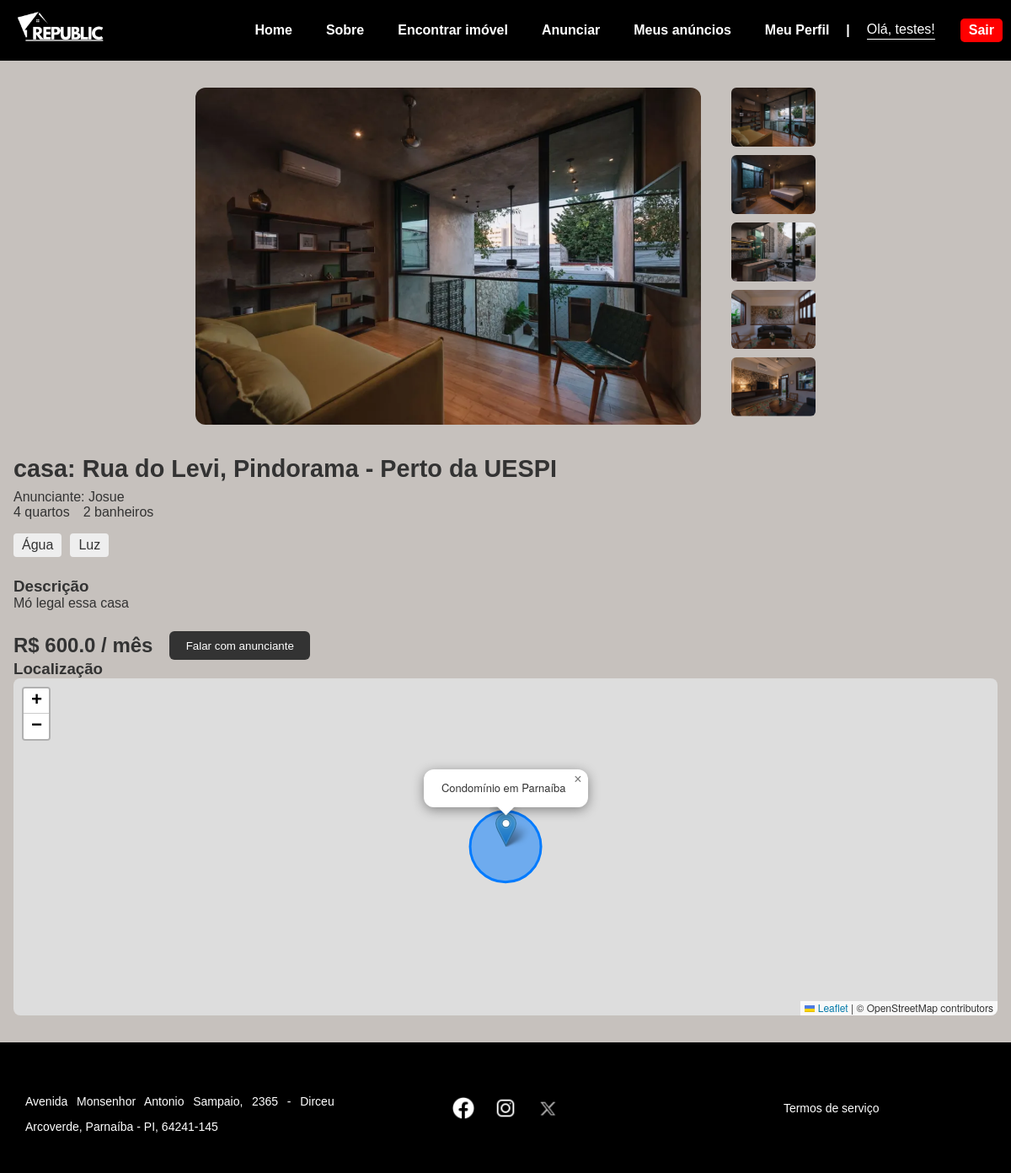
/detalhes_imovel/7 (signed in), run on the app's committed database.
### tables this page shows
CREATE TABLE usuarios (
            id INTEGER PRIMARY KEY AUTOINCREMENT,
            nome TEXT NOT NULL,
            email TEXT NOT NULL UNIQUE,
            senha TEXT NOT NULL,
            celular TEXT
        , tipo_usuario TEXT, telefone TEXT, solicitacao_exclusao INTEGER DEFAULT 0);

CREATE TABLE imoveis (
            id INTEGER PRIMARY KEY AUTOINCREMENT,
            endereco TEXT,
            bairro TEXT,
            numero TEXT,
            cep TEXT,
            complemento TEXT,
            valor REAL,
            quartos INTEGER,
            banheiros INTEGER,
            inclusos TEXT,
            outros TEXT,
            descricao TEXT,
            imagem TEXT,
            tipo TEXT,
            usuario_id INTEGER,
            ativo INTEGER DEFAULT 1,
            FOREIGN KEY (usuario_id) REFERENCES usuarios (id)
        );

### properties.py (the view)
@bp.route('/detalhes_imovel/<int:id>')
def detalhes_imovel(id):
    db = get_db()
    r = db.execute(
        """
        SELECT imoveis.*, usuarios.nome AS dono, usuarios.telefone AS telefone_dono
        FROM imoveis
        JOIN usuarios ON usuarios.id = imoveis.usuario_id
        WHERE imoveis.id = ?
        """, (id,)
    ).fetchone()
    if not r:
        flash('Imóvel não encontrado.', 'danger')
        return redirect(url_for('properties.pesquisa'))
    apt = dict(r)
    apt['inclusos'] = apt['inclusos'].split(',') if apt['inclusos'] else []
    apt['imagens'] = apt['imagem'].split(
        ',') if apt['imagem'] else ['default.jpg']
    return render_template(
        'apt.html',
        apartamento=apt,
        dono_nome=r['dono'],
        telefone_dono=r['telefone_dono'],
        usuario_logado=session.get('usuario_id')
    )

### app.py (called while the page is built)
@app.context_processor
def inject_usuario():
    usuario_nome = tipo_usuario = None
    user_id = g.get('usuario_id')
    if user_id:
        db = get_db()
        param_placeholder = "%s" if current_app.config.get('DATABASE_URL') else "?"
        cur = db.execute(
            f'SELECT nome, tipo_usuario FROM usuarios WHERE id = {param_placeholder}', (user_id,)
        )
        row = cur.fetchone()
        if row:
            usuario_nome = row['nome']
            tipo_usuario = row['tipo_usuario']
    return dict(usuario_nome=usuario_nome, tipo_usuario=tipo_usuario)

@app.before_request
def load_logged_in_user():
    user_id = session.get('usuario_id')
    if user_id is None:
        g.usuario_id = None
    else:
        g.usuario_id = user_id # Armazena o ID do usuário em g para fácil acesso

### database.py (called while the page is built)
def get_db():
    if 'db' not in g:
        db_url = current_app.config.get('DATABASE_URL')
        if db_url: # Ambiente de Produção (Render) - Usar PostgreSQL
            try:
                g.db = psycopg2.connect(db_url)
                g.db.cursor_factory = psycopg2.extras.DictCursor
                print("Conectado ao PostgreSQL.")
            except Exception as e:
                print(f"Erro ao conectar ao PostgreSQL: {e}")
                raise ConnectionError(f"Não foi possível conectar ao banco de dados PostgreSQL: {e}")
        else: # Ambiente de Desenvolvimento (Local) - Usar SQLite
            os.makedirs(os.path.dirname(current_app.config['DATABASE']), exist_ok=True)
            g.db = sqlite3.connect(current_app.config['DATABASE'])
            g.db.row_factory = sqlite3.Row # Permite acessar colunas por nome
            print("Conectado ao SQLite.")
    return g.db

### templates/apt.html (shortened to what this page needs)
{% extends 'base.html' %}
{% block extra_css %}
<link rel="stylesheet" href="{{ url_for('static', filename='css/apt.css') }}">
<link rel="stylesheet" href="{{ url_for('static', filename='css/map.css') }}">
<link rel="stylesheet" href="https://unpkg.com/leaflet/dist/leaflet.css" />
{% endblock %}
{% block content %}
<main class="main-content">
  <div class="image-gallery side-by-side">
    <div class="main-img">
      {% if apartamento.imagens and apartamento.imagens|length > 0 %}
      <img id="current-img" src="{{ url_for('static', filename='img/imoveis/' + apartamento.imagens[0]) }}"
        alt="Imagem principal">
      {% else %}
      <img id="current-img" src="{{ url_for('static', filename='img/imoveis/default.jpg') }}" alt="Imagem padrão">
      {% endif %}
    </div>
    <div class="thumbs">
      {% for img in apartamento.imagens %}
      <img class="thumb" src="{{ url_for('static', filename='img/imoveis/' + img) }}" alt="Imagem"
        onclick="changeImage('{{ img }}')">
      {% endfor %}
    </div>
  </div>
  <section class="details">
    <h2>{{ apartamento.tipo }}: {{ apartamento.endereco }}, {{ apartamento.bairro }}{% if apartamento.complemento %} -
      {{ apartamento.complemento }}{% endif %}</h2>
    <div class="anunciante" style="display: flex; align-items: center; gap: 10px;">
      <span>Anunciante: {{ dono_nome }}</span>
    </div>
    <ul class="info">
      <li>{{ apartamento.quartos }} quartos</li>
      <li>{{ apartamento.banheiros }} banheiros</li>
    </ul>
    <div class="highlights">
      {% for item in apartamento.inclusos %}
      <span>{{ item }}</span>
      {% endfor %}
    </div>
    <section class="description">
      <h3>Descrição</h3>
      <p>{{ apartamento.descricao }}</p>
    </section>
    <div class="price-action">
      <span class="price">R$ {{ apartamento.valor }} / mês</span>
      {% if telefone_dono %}
      {% set telefone_formatado = telefone_dono|replace('(', '')|replace(')', '')|replace('-', '')|replace(' ', '') %}
      {% if usuario_logado %}
      <a href="https://wa.me/55{{ telefone_formatado }}?text=Olá!%20Tenho%20interesse%20em%20reservar%20a%20estadia."
        target="_blank">
        <button class="btn" id="contactAnuncianteBtn">Falar com anunciante</button>
      </a>
      {% else %}
      <a href="{{ url_for('auth.login') }}">
        <button class="btn">Faça login para contatar</button>
      </a>
      {% endif %}
      {% else %}
      <button class="btn" disabled>WhatsApp indisponível</button>
      {% endif %}
    </div>
  </section>
  <section class="map">
    <h3>Localização</h3>
    <div id="map"></div>
  </section>
</main>
{% endblock %}

### templates/base.html (shortened to what this page needs)
<!DOCTYPE html>
<html lang="pt-BR">
<head>
    <link rel="stylesheet" href="{{ url_for('static', filename='css/style.css') }}">
    <link rel="stylesheet" href="{{ url_for('static', filename='css/flash_messages.css') }}">
    {% block extra_css %}{% endblock %}
</head>
<body>
    <header class="header">
        <div class="logo">
            <a href="{{ url_for('index') }}">
                <img src="{{ url_for('static', filename='img/logo/logo_branca.png') }}" alt="Republic Logo">
            </a>
        </div>
        <nav class="nav">
            <a href="{{ url_for('index') }}">Home</a>
            <a href="{{ url_for('sobre') }}">Sobre</a>
            <a href="{{ url_for('properties.pesquisa') }}">Encontrar imóvel</a>
            {% if tipo_usuario == 'anunciante' %}
            <a href="{{ url_for('properties.cadastro_imovel') }}">Anunciar</a>
            <a href="{{ url_for('properties.meus_imoveis') }}">Meus anúncios</a>
            {% endif %}
            {% if usuario_nome %}
            <a href="{{ url_for('auth.perfil') }}">Meu Perfil</a>
            <div class="separator">|</div>
            <div class="user-info">
                <span class="saudacao">Olá, {{ usuario_nome }}!</span>
                <a href="{{ url_for('auth.logout') }}" class="logout-btn">Sair</a>
            </div>
            {% else %}
            <a href="{{ url_for('auth.cadastro') }}">Login / Cadastro</a>
            {% endif %}
        </nav>
    </header>
    <main>
        {% block content %}{% endblock %}
    </main>
    <footer class="footer">
        <div class="footer-content">
            <div class="container text-center">
                <div class="row">
                    <div class="col">
                        <p>Avenida Monsenhor Antonio Sampaio, 2365 - Dirceu Arcoverde, Parnaíba - PI, 64241-145</p>
                    </div>
                    <div class="col">
                        <div class="socials">
                            <a href="#"><img src="{{ url_for('static', filename='img/socials/facebook.png') }}"
                                    alt="Facebook"></a>
                            <a href="#"><img src="{{ url_for('static', filename='img/socials/ig.png') }}"
                                    alt="Instagram"></a>
                            <a href="#"><img src="{{ url_for('static', filename='img/socials/x.webp') }}" alt="X"></a>
                        </div>
                    </div>
                    <div class="col">
                        <a href="{{ url_for('termos') }}">Termos de serviço</a>
                    </div>
                </div>
            </div>
        </div>
    </footer>
</body>
</html>

### static/css/style.css (style rules this page uses)
* { margin: 0; padding: 0; box-sizing: border-box; }
html, body { overflow-x: hidden; width: 100%; / }
body { font-family: Arial, sans-serif; background-color: #c6c1bd; color: #333; }
:root { --cor-primary: #000000; --cor-secundary: #ffffff; --cor-accent: #e7a500; --cor-cta: rgba(255, 255, 255, 0.589); --cor-footer-bg: #000000; --cor-footer-text: #ffffff; }
.header { background: var(--cor-primary); display: flex; align-items: center; justify-content: space-between; padding: 10px; }
.logo img { width: 120px; }
.nav { display: flex; align-items: center; gap: 20px; }
.nav a { color: var(--cor-secundary); text-decoration: none; margin-left: 20px; font-weight: bold; }
.user-info { display: flex; align-items: center; gap: 10px; }
.separator { color: var(--cor-secundary); font-weight: bold; }
.saudacao { color: var(--cor-secundary); border-bottom: 1px solid var(--cor-secundary); padding-bottom: 2px; }
.logout-btn { background-color: red; color: var(--cor-secundary); padding: 5px 10px; border-radius: 5px; text-decoration: none; font-weight: bold; transition: background-color 0.3s; }
.container { padding: 30px 50px; }
.container p { text-align: justify; line-height: 30px; margin-top: 15px; }
.footer { background-color: var(--cor-footer-bg); color: var(--cor-footer-text); padding: 30px 0; font-size: 14px; }
.footer-content .container { max-width: 1200px; margin: 0 auto; padding: 0 20px; }
.footer-content .row { display: flex; justify-content: space-between; align-items: center; flex-wrap: wrap; text-align: center; }
.footer-content .col { flex: 1; padding: 10px; }
.footer-content .socials a img { width: 30px; margin: 0 8px; vertical-align: middle; }
.footer-content a { color: var(--cor-footer-text); text-decoration: none; }

### static/css/apt.css (style rules this page uses)
.main-content { max-width: 1200px; margin: 2rem auto; padding: 0 1rem; }
.image-gallery { display: flex; flex-direction: column; align-items: center; gap: 1rem; }
.image-gallery.side-by-side { flex-direction: row; align-items: flex-start; justify-content: center; }
.main-img img { width: 100%; max-width: 800px; height: auto; border-radius: 12px; }
.image-gallery.side-by-side .main-img img { width: 600px; height: 400px; object-fit: cover; border-radius: 12px; }
.thumbs { display: flex; gap: 10px; flex-wrap: wrap; justify-content: center; }
.image-gallery.side-by-side .thumbs { flex-direction: column; gap: 10px; margin-left: 20px; }
.thumbs img { width: 100px; height: 70px; object-fit: cover; border-radius: 6px; cursor: pointer; transition: transform 0.2s; }
.details { margin-top: 2rem; }
.details h2 { font-size: 1.8rem; margin-bottom: 0.5rem; }
.info { list-style: none; padding: 0; display: flex; flex-wrap: wrap; gap: 1rem; }
.highlights { display: flex; flex-wrap: wrap; gap: 10px; margin: 1rem 0; }
.highlights span { background-color: #eee; padding: 5px 10px; border-radius: 4px; }
.description { margin: 1.5rem 0; }
.price-action { display: flex; align-items: center; gap: 20px; flex-wrap: wrap; }
.price { font-weight: bold; font-size: 1.5rem; }
.price-action button { background-color: #333; color: white; border: none; padding: 0.6rem 1.2rem; border-radius: 6px; cursor: pointer; transition: background-color 0.2s; }
.anunciante { display: flex; align-items: center; gap: 10px; }

### static/css/map.css (style rules this page uses)
#map { width: 100%; height: 100%; min-height: 400px; border-radius: 8px; }

### data on the page
usuarios: nome "testes"
imoveis: tipo "casa", endereco "Rua do Levi", bairro "Pindorama", complemento "Perto da UESPI", quartos "4", banheiros "2", descricao "Mó legal essa casa", valor "600.0"
usuarios: nome "Josue"

### other printed values
{{ item }} "Água" "Luz"
